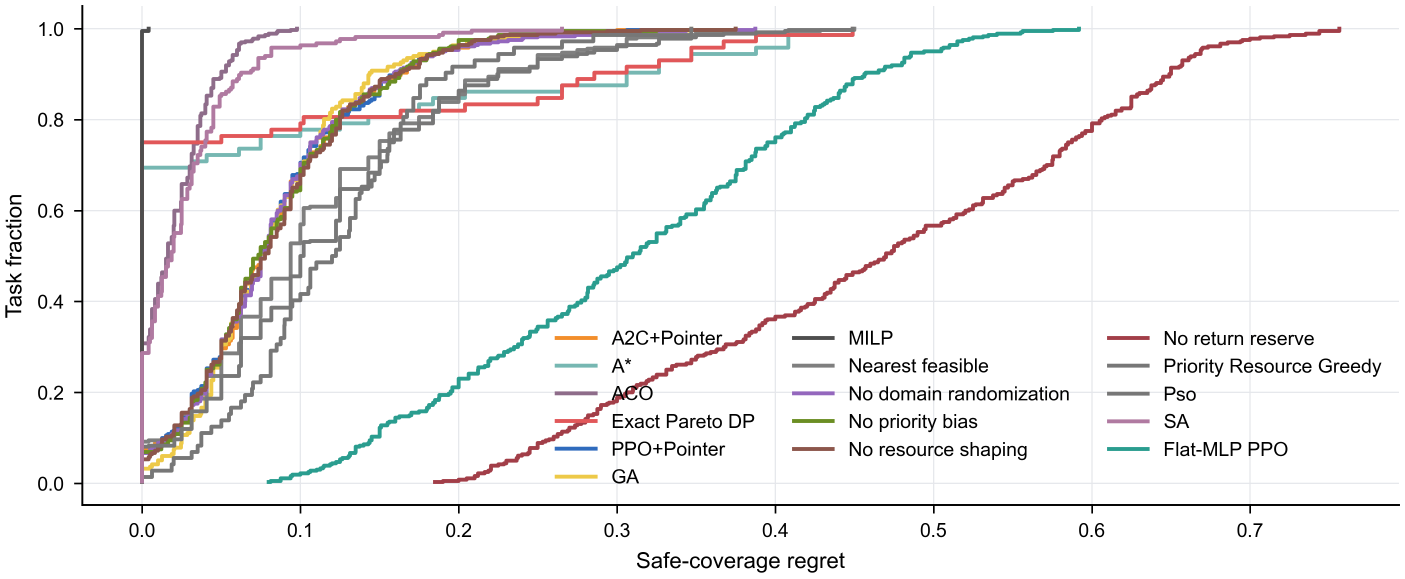
#> input picture paper_delivery/EAAI_2026-08-09/figures/supplementary/FigS01_performance_profile.png, 4215 x 1736 px (shown at 1/3 size)
$ python -i audit_delivery.py   (imports and definitions only)
#> lines starting #> are read from the running program, lines starting #| are printed output that depends on the picture; after the words box and inside, x2 and y2 are one past the last pixel; in counts of white or black regions, pixels touching at a corner belong together
from __future__ import annotations

import hashlib
import json
import re
import zipfile
from pathlib import Path

from PIL import Image, ImageChops, ImageDraw, ImageFont
from pypdf import PdfReader


WORKSPACE = Path(r"C:\Users\xsp\Desktop\DRL代码")
DELIVERY = WORKSPACE / "paper_delivery" / "EAAI_2026-08-09"
DOCS = DELIVERY / "documents"
QA = DELIVERY / "qa"
PDFS = QA / "docx_pdfs"
RENDERS = QA / "docx_render"
FROZEN_RESULTS = WORKSPACE / "paper_runs" / "multimap_v3_2_14" / "formal_evaluation" / "results"

EXPECTED_DOCS = [
    "EAAI_manuscript_anonymized.docx",
    "EAAI_title_page.docx",
    "EAAI_supplementary_material.docx",
    "EAAI_highlights.docx",
    "EAAI_cover_letter.docx",
    "EAAI_traceability_and_compliance.docx",
]


def sha256(path: Path) -> str:
    return hashlib.sha256(path.read_bytes()).hexdigest()


# [6 lines left out: function docx_text, not called in this run]


def docx_core(path: Path) -> str:
    with zipfile.ZipFile(path) as archive:
        return archive.read("docProps/core.xml").decode("utf-8", errors="replace")


# [22 lines left out: function contact_sheet, not called in this run]


def raster_margin(path: Path) -> dict:
    with Image.open(path) as image:
#> image is the input picture: PIL image 4215x1736 RGBA; mean R, G, B, A 244, 243.1, 243.1, 255
        rgb = image.convert("RGB")
        background = Image.new("RGB", rgb.size, "white")
#> background: PIL image 4215x1736 RGB; every value is 255
        diff = ImageChops.difference(rgb, background).convert("L")
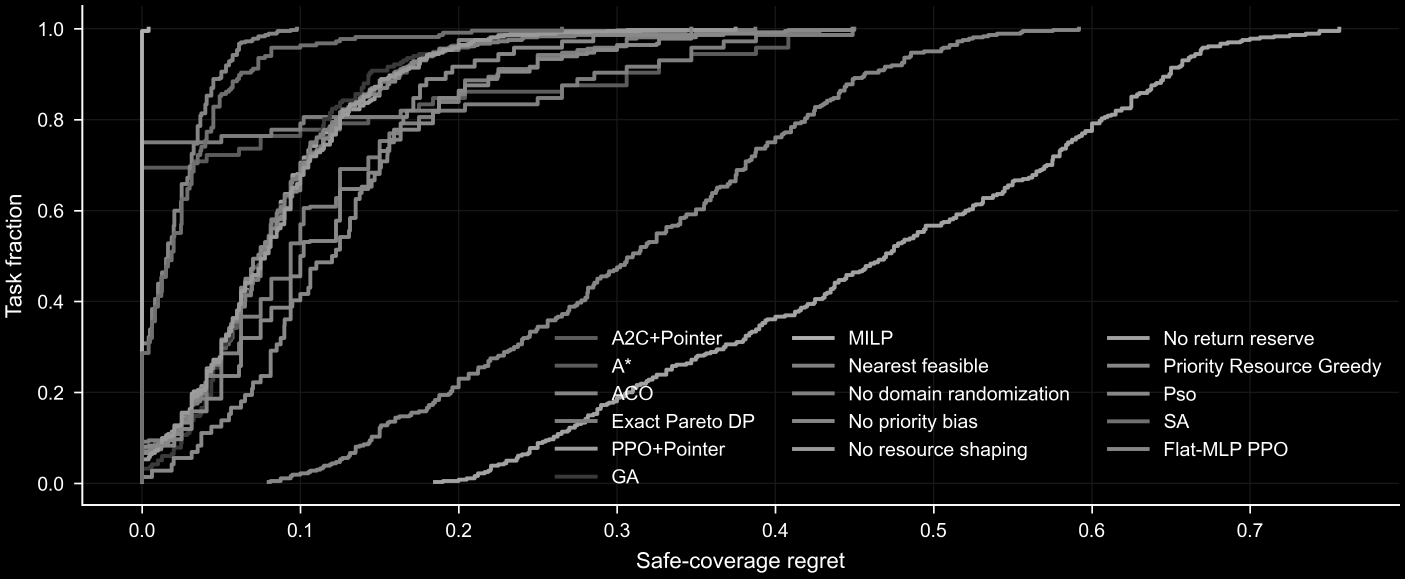
#> diff: PIL image 4215x1736 L (shown at 1/3 size); min 0, max 255, mean 11.6
        diff = diff.point(lambda p: 255 if p > 8 else 0)
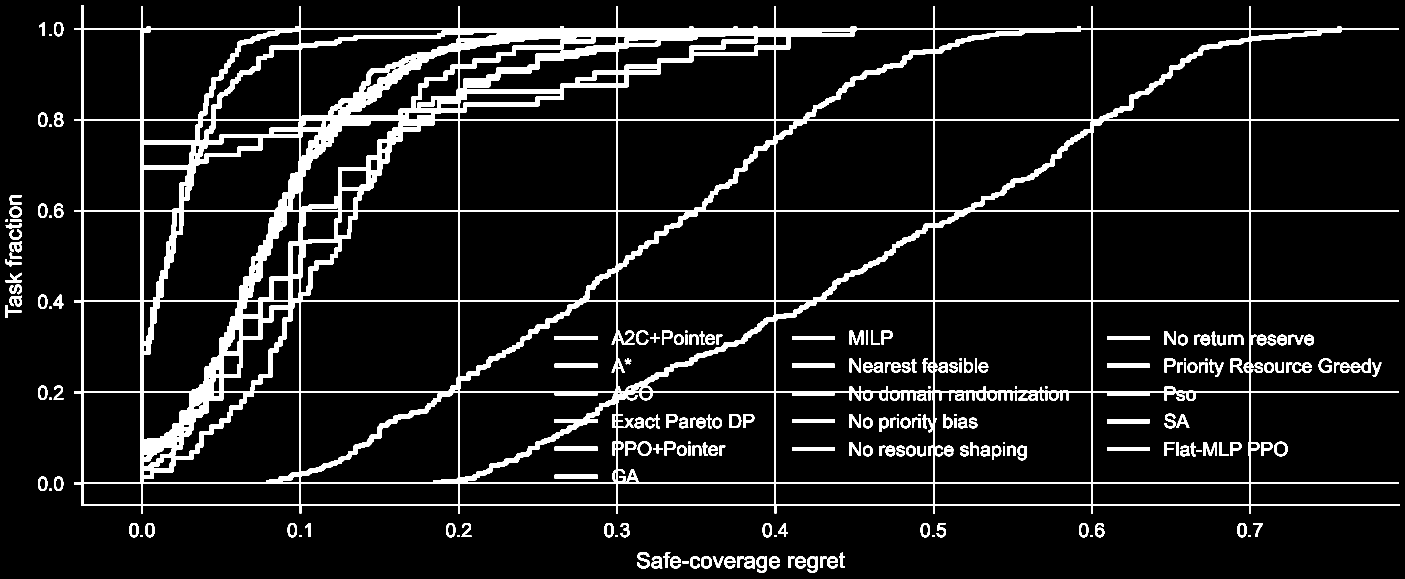
#> diff: PIL image 4215x1736 L (shown at 1/3 size); 8.9% white; 224 white regions, largest, box (x1, y1, x2, y2) and area: (222, 15, 4200, 1541) 545173, (1664, 1008, 1793, 1020) 1548, (1664, 1091, 1793, 1103) 1548
        bbox = diff.getbbox()
#> bbox = (16, 15, 4200, 1718)
        if bbox is None:
            return {"path": str(path), "blank": True}
        left, top, right, bottom = bbox
#> left = 16; top = 15; right = 4200; bottom = 1718
        return {
            "path": str(path),
            "blank": False,
            "width": rgb.width,
            "height": rgb.height,
            "left_fraction": left / rgb.width,
            "right_fraction": (rgb.width - right) / rgb.width,
            "top_fraction": top / rgb.height,
            "bottom_fraction": (rgb.height - bottom) / rgb.height,
        }


# [120 lines left out: functions workbook_error_scan, check_frozen_hashes, main, not called in this run]


# [2 lines not run here, left out]

>>> result = raster_margin('../../../figures/supplementary/FigS01_performance_profile.png')
#> result = 8 items

$ run again, on paper_delivery/EAAI_2026-08-09/qa/docx_render/EAAI_cover_letter/page-1.png
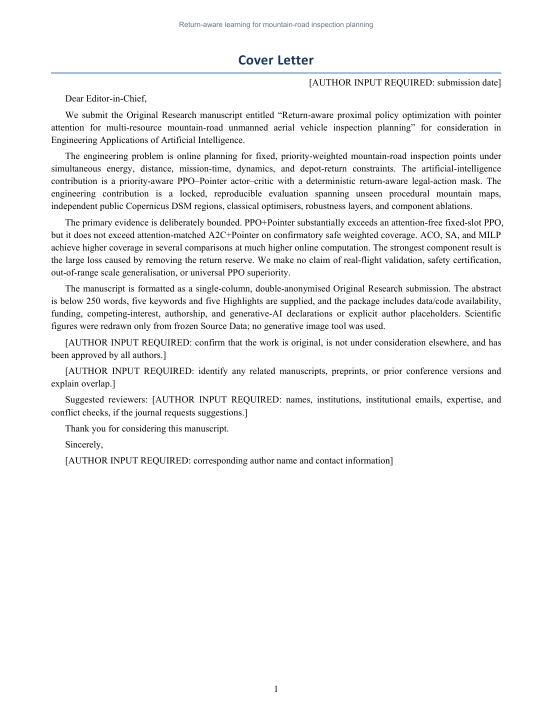
#> input picture paper_delivery/EAAI_2026-08-09/qa/docx_render/EAAI_cover_letter/page-1.png, 1105 x 1430 px (shown at 1/2 size)
#> in raster_margin, image is the input picture: PIL image 1105x1430 RGB; mean R, G, B 245.3, 245.4, 245.5
#> background: PIL image 1105x1430 RGB; every value is 255
#> in raster_margin, `diff = ImageChops.difference(rgb, background).convert("L")`:
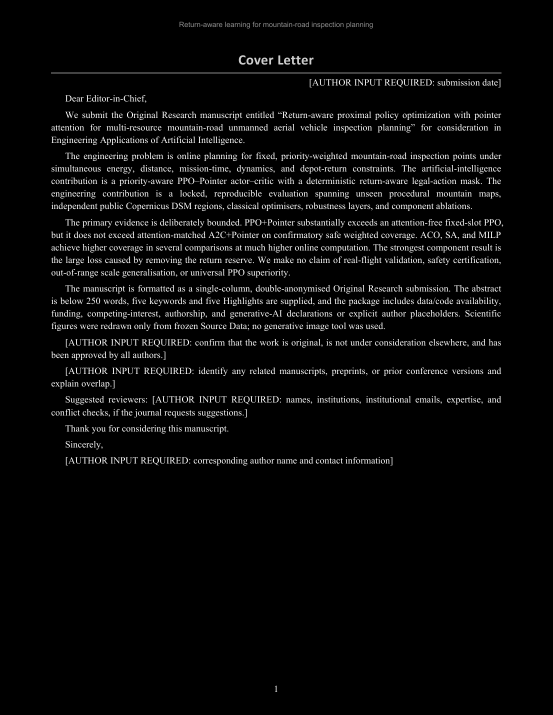
#> diff: PIL image 1105x1430 L (shown at 1/2 size); min 0, max 255, mean 9.7
#> in raster_margin, `diff = diff.point(lambda p: 255 if p > 8 else 0)`:
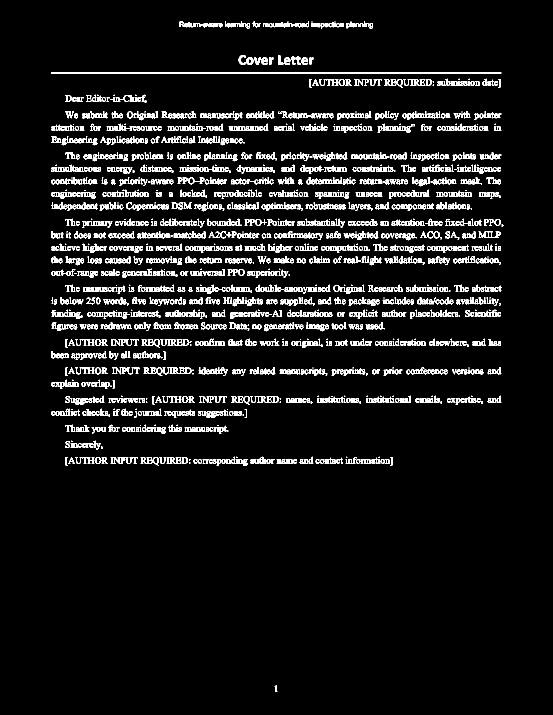
#> diff: PIL image 1105x1430 L (shown at 1/2 size); 6.9% white in thin lines or dots, all inside (x1, y1, x2, y2) = (102, 43, 1007, 1384)
#> bbox = (102, 43, 1007, 1384)
#> left = 102; top = 43; right = 1007; bottom = 1384
#> result = 8 items

$ run again, on paper_delivery/EAAI_2026-08-09/qa/docx_render/EAAI_manuscript_anonymized/page-02.png
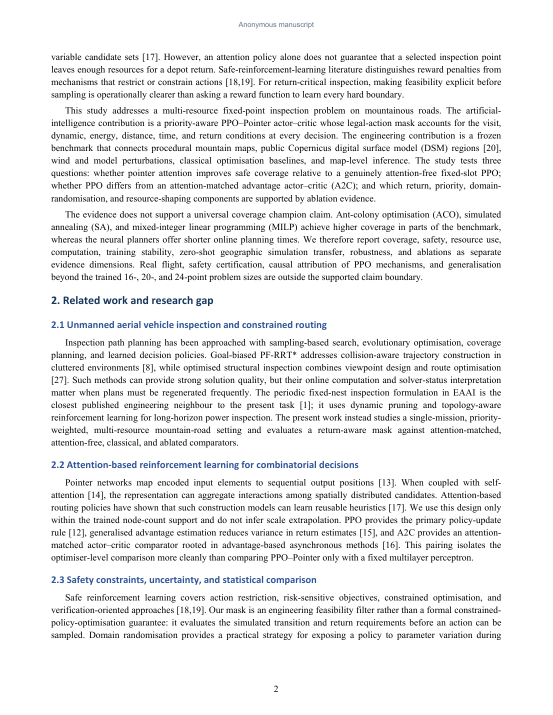
#> input picture paper_delivery/EAAI_2026-08-09/qa/docx_render/EAAI_manuscript_anonymized/page-02.png, 1105 x 1430 px (shown at 1/2 size)
#> in raster_margin, image is the input picture: PIL image 1105x1430 RGB; mean R, G, B 237.7, 238, 238.4
#> background: PIL image 1105x1430 RGB; every value is 255
#> in raster_margin, `diff = ImageChops.difference(rgb, background).convert("L")`:
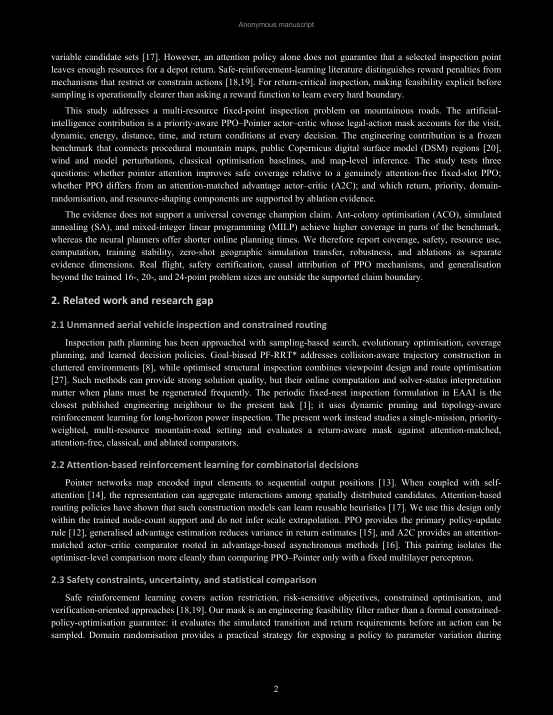
#> diff: PIL image 1105x1430 L (shown at 1/2 size); min 0, max 255, mean 17.1
#> in raster_margin, `diff = diff.point(lambda p: 255 if p > 8 else 0)`:
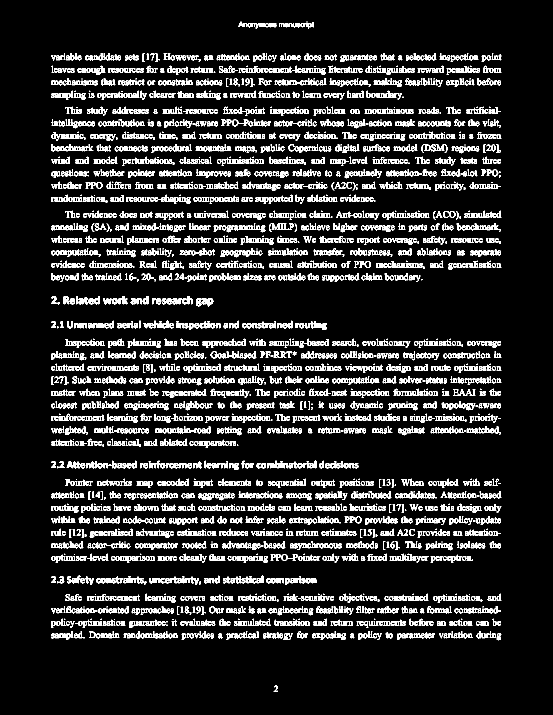
#> diff: PIL image 1105x1430 L (shown at 1/2 size); 12.3% white in thin lines or dots, all inside (x1, y1, x2, y2) = (102, 43, 1003, 1384)
#> bbox = (102, 43, 1003, 1384)
#> left = 102; top = 43; right = 1003; bottom = 1384
#> result = 8 items

$ run again, on paper_delivery/EAAI_2026-08-09/qa/docx_render/EAAI_manuscript_anonymized/page-04.png
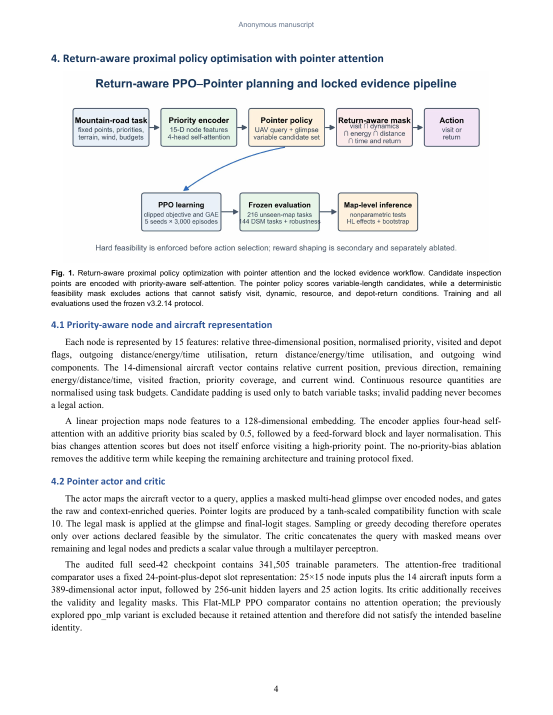
#> input picture paper_delivery/EAAI_2026-08-09/qa/docx_render/EAAI_manuscript_anonymized/page-04.png, 1105 x 1430 px (shown at 1/2 size)
#> in raster_margin, image is the input picture: PIL image 1105x1430 RGB; mean R, G, B 240.4, 240.8, 241.1
#> background: PIL image 1105x1430 RGB; every value is 255
#> in raster_margin, `diff = ImageChops.difference(rgb, background).convert("L")`:
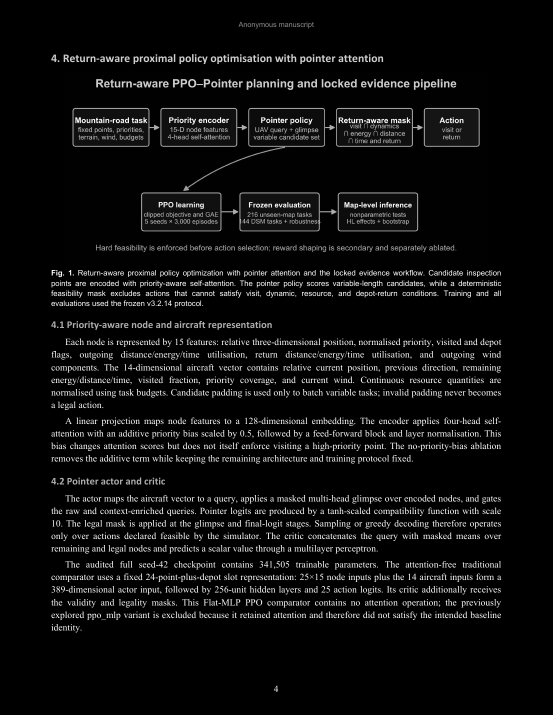
#> diff: PIL image 1105x1430 L (shown at 1/2 size); min 0, max 255, mean 14.3
#> in raster_margin, `diff = diff.point(lambda p: 255 if p > 8 else 0)`:
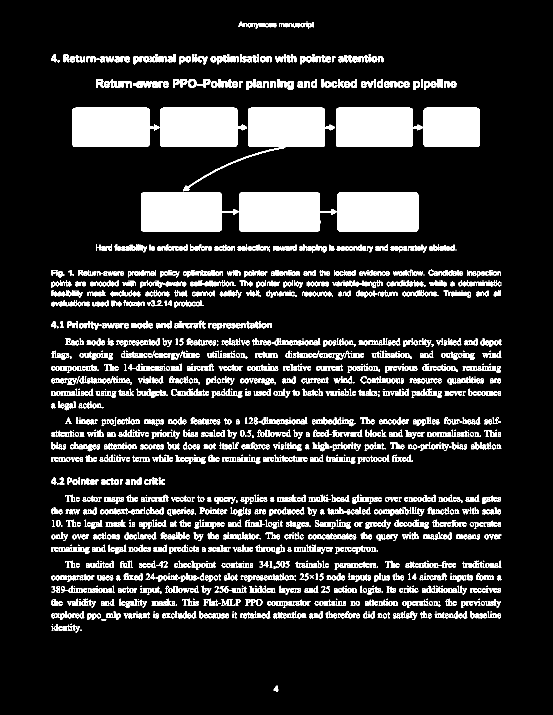
#> diff: PIL image 1105x1430 L (shown at 1/2 size); 14.3% white; 1656 white regions (305 under 20 px), largest, box (x1, y1, x2, y2) and area: (366, 215, 670, 383) 12968, (478, 384, 674, 463) 12916, (282, 384, 477, 463) 12832
#> bbox = (102, 43, 1003, 1384)
#> left = 102; top = 43; right = 1003; bottom = 1384
#> result = 8 items
